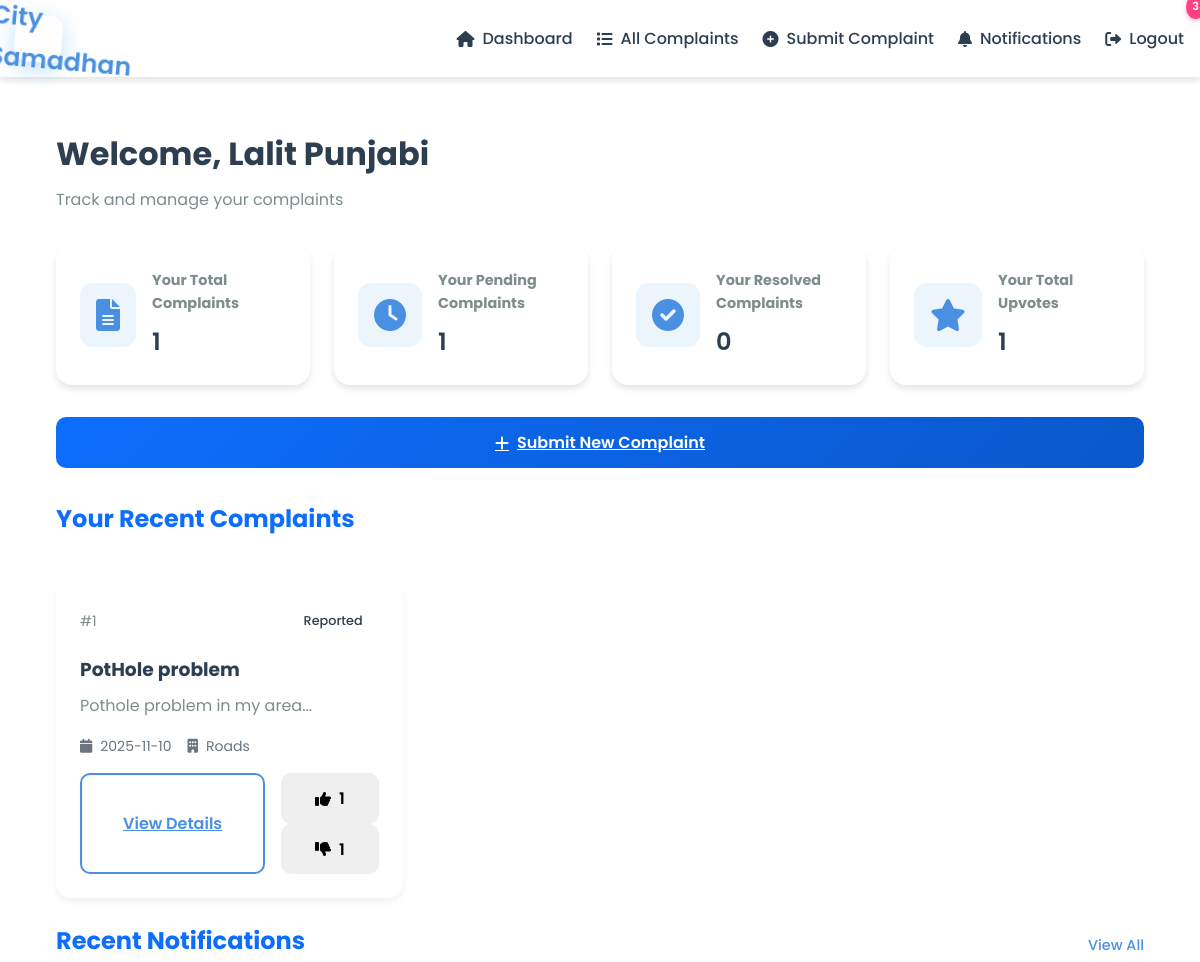
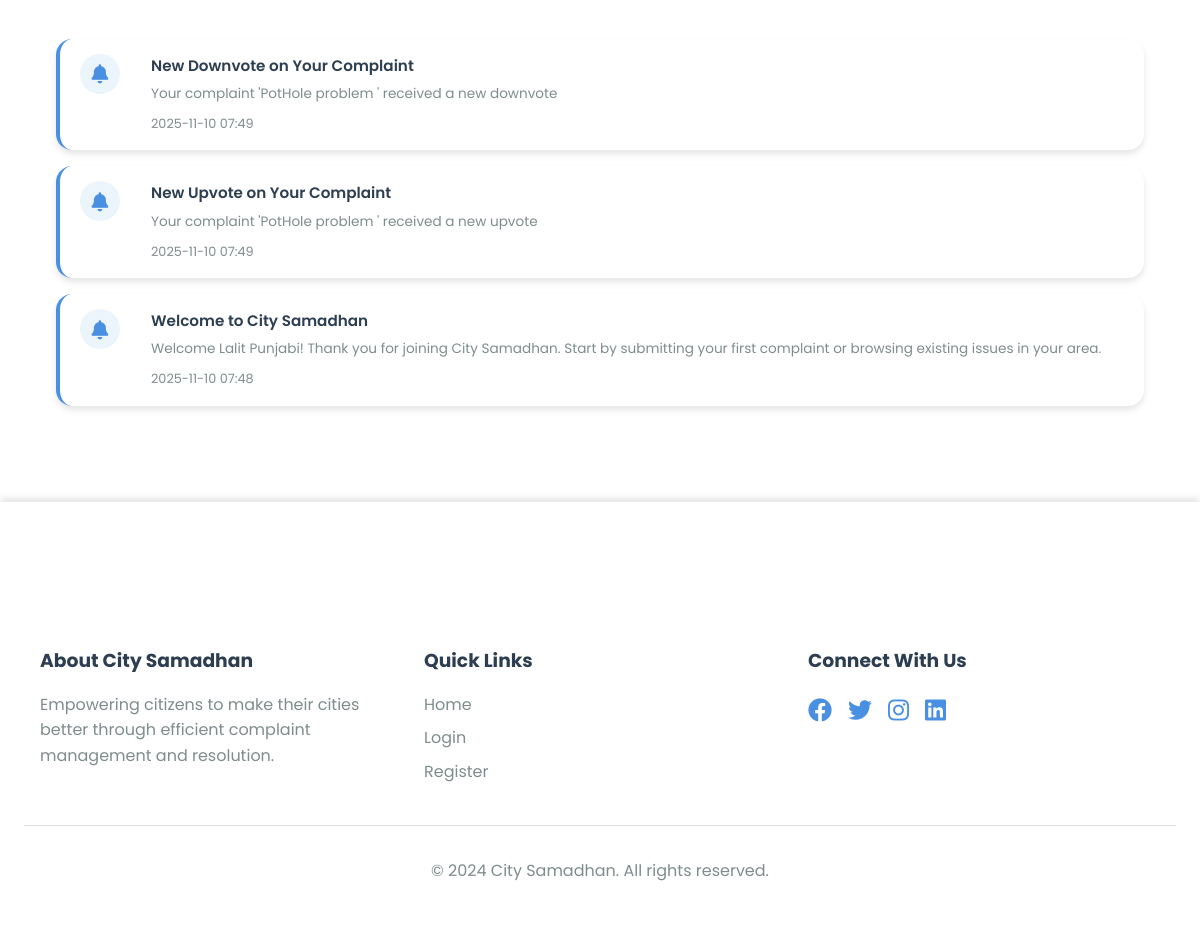
The page /dashboard (signed in) on the database its author committed (2 pictures, top to bottom).
### CitySamadhan(Final)/app.py (models this page shows)
class User(db.Model):
    id = db.Column(db.Integer, primary_key=True)
    name = db.Column(db.String(100), nullable=False)
    email = db.Column(db.String(100), unique=True, nullable=False)
    phone = db.Column(db.String(15), nullable=False)
    password = db.Column(db.String(100), nullable=False)
    city = db.Column(db.String(100), nullable=False)
    state = db.Column(db.String(100), nullable=False)
    notifications_enabled = db.Column(db.Boolean, default=True)
    complaints = db.relationship('Complaint', backref='author', lazy=True)
    votes = db.relationship('Vote', backref='voter', lazy=True)
    reports = db.relationship('Report', backref='reporter', lazy=True)

class Complaint(db.Model):
    id = db.Column(db.Integer, primary_key=True)
    title = db.Column(db.String(200), nullable=False)
    description = db.Column(db.Text, nullable=False)
    location = db.Column(db.String(200), nullable=False)
    state = db.Column(db.String(100), nullable=False)
    city = db.Column(db.String(100), nullable=False)
    department = db.Column(db.String(100), nullable=False)
    status = db.Column(db.String(50), default='Reported')
    timestamp = db.Column(db.DateTime, default=datetime.utcnow)
    user_id = db.Column(db.Integer, db.ForeignKey('user.id'), nullable=False)
    parent_complaint_id = db.Column(db.Integer, db.ForeignKey('complaint.id'), nullable=True)
    upvotes = db.Column(db.Integer, default=0)
    downvotes = db.Column(db.Integer, default=0)
    latitude = db.Column(db.Float)
    longitude = db.Column(db.Float)
    photo = db.Column(db.String(200))
    is_thread = db.Column(db.Boolean, default=False)
    thread_count = db.Column(db.Integer, default=0)
    replies = db.relationship('Complaint',
                            backref=db.backref('parent_complaint', remote_side=[id]),
                            lazy='dynamic')

class Notification(db.Model):
    id = db.Column(db.Integer, primary_key=True)
    user_id = db.Column(db.Integer, db.ForeignKey('user.id'), nullable=False)
    title = db.Column(db.String(100), nullable=False)
    message = db.Column(db.Text, nullable=False)
    type = db.Column(db.String(50), nullable=False)  # status_update, response, thread_update, etc.
    read = db.Column(db.Boolean, default=False)
    timestamp = db.Column(db.DateTime, default=datetime.utcnow)
    complaint_id = db.Column(db.Integer, db.ForeignKey('complaint.id'))

### CitySamadhan(Final)/app.py (the view)
@app.route('/dashboard')
def dashboard():
    if not session.get('logged_in'):
        return redirect(url_for('login'))
    user = User.query.get(session['user_id'])
    complaints = Complaint.query.filter_by(user_id=session['user_id']).order_by(Complaint.timestamp.desc()).all()
    return render_template('dashboard.html', complaints=complaints, user=user)

### CitySamadhan(Final)/app.py (called while the page is built)
@app.context_processor
def inject_notifications():
    if session.get('logged_in'):
        user_id = session.get('user_id')
        unread_count = Notification.query.filter_by(user_id=user_id, read=False).count()
        recent_notifications = Notification.query.filter_by(user_id=user_id).order_by(Notification.timestamp.desc()).limit(5).all()
        return {
            'unread_notifications_count': unread_count,
            'recent_notifications': recent_notifications
        }
    return {
        'unread_notifications_count': 0,
        'recent_notifications': []
    }

### CitySamadhan(Final)/templates/dashboard.html (shortened to what this page needs)
{% extends "base.html" %}
{% block content %}
<div class="dashboard-container">
    <div class="dashboard-header">
        <h1>Welcome, {{ user.name }}</h1>
        <p>Track and manage your complaints</p>
    </div>
    <div class="dashboard-stats">
        <div class="stat-card">
            <i class="fas fa-file-alt"></i>
            <div class="stat-info">
                <h3>Your Total Complaints</h3>
                <p>{{ complaints|length }}</p>
            </div>
        </div>
        <div class="stat-card">
            <i class="fas fa-clock"></i>
            <div class="stat-info">
                <h3>Your Pending Complaints</h3>
                <p>{{ complaints|selectattr('status', 'equalto', 'Reported')|list|length }}</p>
            </div>
        </div>
        <div class="stat-card">
            <i class="fas fa-check-circle"></i>
            <div class="stat-info">
                <h3>Your Resolved Complaints</h3>
                <p>{{ complaints|selectattr('status', 'equalto', 'Resolved')|list|length }}</p>
            </div>
        </div>
        <div class="stat-card">
            <i class="fas fa-star"></i>
            <div class="stat-info">
                <h3>Your Total Upvotes</h3>
                <p>{{ complaints|sum(attribute='upvotes') }}</p>
            </div>
        </div>
    </div>
    <div class="dashboard-actions">
        <a href="{{ url_for('submit_complaint') }}" class="btn btn-primary">
            <i class="fas fa-plus"></i>
            Submit New Complaint
        </a>
    </div>
    <div class="complaints-section">
        <div class="section-header">
            <h2>Your Recent Complaints</h2>
        </div>
        {% if complaints %}
        <div class="complaints-grid">
            {% for complaint in complaints %}
            <div class="complaint-card">
                <div class="complaint-header">
                    <span class="complaint-id">#{{ complaint.id }}</span>
                    <span class="status-badge {{ complaint.status.lower() }}">
                        {{ complaint.status }}
                    </span>
                </div>
                <h3>{{ complaint.title }}</h3>
                <p class="complaint-desc">{{ complaint.description[:100] }}...</p>
                <div class="complaint-meta">
                    <span>
                        <i class="fas fa-calendar"></i>
                        {{ complaint.timestamp.strftime('%Y-%m-%d') }}
                    </span>
                    <span>
                        <i class="fas fa-building"></i>
                        {{ complaint.department }}
                    </span>
                </div>
                <div class="complaint-actions">
                    <a href="{{ url_for('view_complaint', complaint_id=complaint.id) }}" class="btn btn-secondary">
                        View Details
                    </a>
                    <div class="vote-buttons">
                        <button onclick="vote({{ complaint.id }}, 'upvote')" class="btn btn-vote">
                            <i class="fas fa-thumbs-up"></i> {{ complaint.upvotes }}
                        </button>
                        <button onclick="vote({{ complaint.id }}, 'downvote')" class="btn btn-vote">
                            <i class="fas fa-thumbs-down"></i> {{ complaint.downvotes }}
                        </button>
                    </div>
                </div>
            </div>
            {% endfor %}
        </div>
        {% endif %}
    </div>
    <div class="notifications-section">
        <div class="section-header">
            <h2>Recent Notifications</h2>
            <a href="{{ url_for('notifications') }}" class="view-all">View All</a>
        </div>
        {% if recent_notifications %}
        <div class="notifications-list">
            {% for notification in recent_notifications %}
            <div class="notification-item {% if not notification.read %}unread{% endif %}">
                <div class="notification-icon">
                    {% if notification.type == 'status_update' %}
                    <i class="fas fa-info-circle"></i>
                    {% elif notification.type == 'response' %}
                    <i class="fas fa-reply"></i>
                    {% elif notification.type == 'thread_update' %}
                    <i class="fas fa-comments"></i>
                    {% else %}
                    <i class="fas fa-bell"></i>
                    {% endif %}
                </div>
                <div class="notification-content">
                    <h4>{{ notification.title }}</h4>
                    <p>{{ notification.message }}</p>
                    <small>{{ notification.timestamp.strftime('%Y-%m-%d %H:%M') }}</small>
                </div>
            </div>
            {% endfor %}
        </div>
        {% else %}
        <div class="no-notifications">
            <i class="fas fa-bell-slash"></i>
            <p>No notifications yet</p>
        </div>
        {% endif %}
    </div>
</div>
{% endblock %}

### CitySamadhan(Final)/templates/base.html (shortened to what this page needs)
<!DOCTYPE html>
<html lang="en">
<head>
    <link rel="stylesheet" href="{{ url_for('static', filename='style.css') }}">
    <link rel="stylesheet" href="https://cdnjs.cloudflare.com/ajax/libs/font-awesome/6.0.0/css/all.min.css">
</head>
<body>
    <header>
        <nav>
            <a href="{{ url_for('home') }}" class="logo">
                City Samadhan
            </a>
            <div class="nav-links">
                {% if session.get('logged_in') %}
                    <a href="{{ url_for('dashboard') }}">
                        <i class="fas fa-home"></i> Dashboard
                    </a>
                    <a href="{{ url_for('all_complaints') }}">
                        <i class="fas fa-list"></i> All Complaints
                    </a>
                    <a href="{{ url_for('submit_complaint') }}">
                        <i class="fas fa-plus-circle"></i> Submit Complaint
                    </a>
                    <a href="{{ url_for('notifications') }}">
                        <i class="fas fa-bell"></i> Notifications
                        {% if unread_notifications_count > 0 %}
                            <span class="notification-badge">{{ unread_notifications_count }}</span>
                        {% endif %}
                    </a>
                    <a href="{{ url_for('logout') }}">
                        <i class="fas fa-sign-out-alt"></i> Logout
                    </a>
                {% endif %}
            </div>
        </nav>
    </header>
    <main class="container">
        {% block content %}{% endblock %}
    </main>
    <footer class="footer">
        <div class="container">
            <div class="footer-content">
                <div class="footer-section">
                    <h3>About City Samadhan</h3>
                    <p>Empowering citizens to make their cities better through efficient complaint management and resolution.</p>
                </div>
                <div class="footer-section">
                    <h3>Quick Links</h3>
                    <ul>
                        <li><a href="{{ url_for('all_complaints') }}">Home</a></li>
                        <li><a href="{{ url_for('login') }}">Login</a></li>
                        <li><a href="{{ url_for('register') }}">Register</a></li>
                    </ul>
                </div>
                <div class="footer-section">
                    <h3>Connect With Us</h3>
                    <div class="social-links">
                        <a href="#"><i class="fab fa-facebook"></i></a>
                        <a href="#"><i class="fab fa-twitter"></i></a>
                        <a href="#"><i class="fab fa-instagram"></i></a>
                        <a href="#"><i class="fab fa-linkedin"></i></a>
                    </div>
                </div>
            </div>
            <div class="footer-bottom">
                <p>&copy; 2024 City Samadhan. All rights reserved.</p>
            </div>
        </div>
    </footer>
</body>
</html>

### CitySamadhan(Final)/templates/base.html (style rules this page uses)
* { margin: 0; padding: 0; box-sizing: border-box; font-family: 'Poppins', sans-serif; }
body { background-color: var(--bg-color); color: var(--text-color); transition: background-color 0.3s ease, color 0.3s ease; line-height: 1.6; }
.logo { width: 45px; height: 45px; background: linear-gradient(135deg, var(--gradient-start), var(--gradient-end)); border-radius: 12px; display: flex; align-items: center; justify-content: center; transition: all 0.3s ease; box-shadow: 0 4px 15px rgba(33, 150, 243, 0.2); }
.nav-links { display: flex; gap: 1.5rem; align-items: center; }
.notification-badge { position: absolute; top: -5px; right: -5px; background: #ff4081; color: white; border-radius: 50%; padding: 3px 6px; font-size: 0.7em; min-width: 18px; text-align: center; font-weight: 600; box-shadow: 0 2px 5px rgba(255, 64, 129, 0.3); }
.view-all { color: var(--primary-color); text-decoration: none; font-size: 0.9em; font-weight: 500; transition: color 0.3s ease; }
.notification-item { padding: 15px 20px; border-bottom: 1px solid var(--border-color); display: flex; align-items: flex-start; transition: all 0.3s ease; cursor: pointer; }
.notification-item.unread { background: var(--hover-color); }
.notification-icon { margin-right: 15px; color: var(--primary-color); font-size: 1.2em; }
.notification-content { flex: 1; }
.notification-content h4 { margin: 0 0 5px 0; font-size: 0.95em; color: var(--text-color); font-weight: 600; }
.notification-content p { margin: 0 0 5px 0; font-size: 0.85em; color: var(--text-light); }
.notification-content small { color: var(--text-light); font-size: 0.8em; }

### rows shown on the page
User: name "Lalit Punjabi"
Complaint: id "1", status "Reported", title "PotHole problem", description "Pothole problem in my area", timestamp "2025-11-10", department "Roads", upvotes "1", downvotes "1"
Notification: title "New Downvote on Your Complaint", message "Your complaint 'PotHole problem ' received a new downvote", timestamp "2025-11-10 07:49"
Notification: title "New Upvote on Your Complaint", message "Your complaint 'PotHole problem ' received a new upvote", timestamp "2025-11-10 07:49"
Notification: title "Welcome to City Samadhan", message "Welcome Lalit Punjabi! Thank you for joining City Samadhan. Start by submitting your first complaint or browsing existing issues in your area.", timestamp "2025-11-10 07:48"

### other values the page prints
{{ unread_notifications_count }} "3"
{{ complaints|length }} "1"
{{ complaints|selectattr('status', 'equalto', 'Reported')|list|length }} "1"
{{ complaints|selectattr('status', 'equalto', 'Resolved')|list|length }} "0"
{{ complaints|sum(attribute='upvotes') }} "1"
